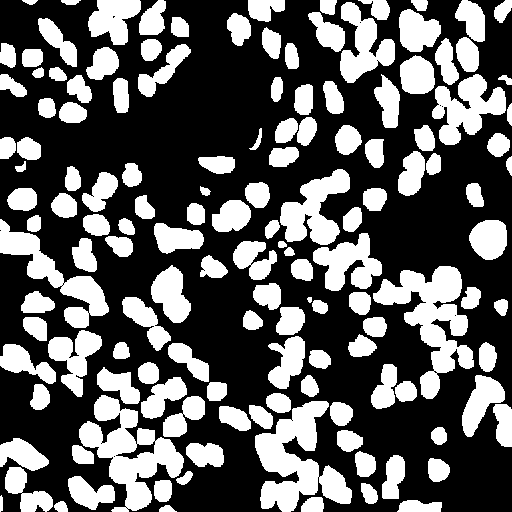
#> input picture Human_Testes_01.png, 512 x 512 px
$ python -i watershed_utils.py   (imports and definitions only)
#> lines starting #> are read from the running program, lines starting #| are printed output that depends on the picture; after the words box and inside, x2 and y2 are one past the last pixel; in counts of white or black regions, pixels touching at a corner belong together
#> further down, picture is the input picture: shape (512, 512, 3); 36.7% white; 141 white regions, largest, box (x1, y1, x2, y2) and area: (373, 266, 474, 399) 5298, (255, 401, 352, 512) 5241, (79, 395, 184, 512) 5018
import cv2 as cv
import matplotlib.pyplot as plt
import numpy as np
import albumentations as A
import os

def Resize():
    return A.Compose([
        A.Resize(3000, 3000),
    ], is_check_shapes=False)

def process(img, ):
    if not isinstance(img, np.ndarray):
        raise TypeError("Image must be a numpy array type...")

    resize = Resize() # Resizing the image may help with accuracy
    resized_img = resize(image=img)
    new_image = resized_img['image']
    new_image = np.array(new_image)
    print(f"Image datatype: {new_image.dtype}")
    return new_image


def watershed(image: np.array, lower_thresh: float = 0.7, visualize: bool = None):
#> called with lower_thresh = 0.7
    gray_image = cv.cvtColor(image, cv.COLOR_BGR2GRAY)

    ret, thresh = cv.threshold(gray_image,0,255,cv.THRESH_BINARY_INV+cv.THRESH_OTSU)
#> ret = 0

    kernel = np.ones((3,3),np.uint8)
    opening = cv.morphologyEx(thresh,cv.MORPH_OPEN,kernel, iterations = 2)
#> opening: shape (512, 512); 62% white; 58 black regions, largest, box (x1, y1, x2, y2) and area: (265, 169, 481, 409) 14781, (68, 297, 227, 512) 13728, (219, 283, 376, 512) 11744

    sure_bg = cv.dilate(opening,kernel,iterations=3)
#> sure_bg: shape (512, 512); 80% white; 105 black regions (9 under 20 px), largest, box (x1, y1, x2, y2) and area: (283, 173, 478, 370) 6529, (222, 396, 350, 512) 4589, (75, 399, 202, 512) 4228

    dist_transform = cv.distanceTransform(opening,cv.DIST_L2,5)
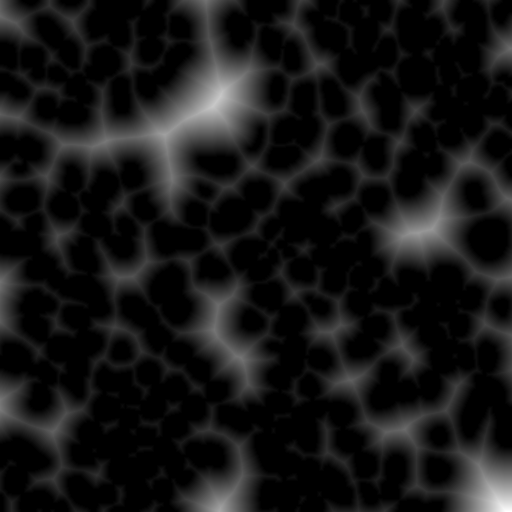
#> dist_transform: shape (512, 512) float32; min 0, max 65, mean 5.8; drawn with min black and max white
    ret, sure_fg = cv.threshold(dist_transform,lower_thresh*dist_transform.max(),255,0)
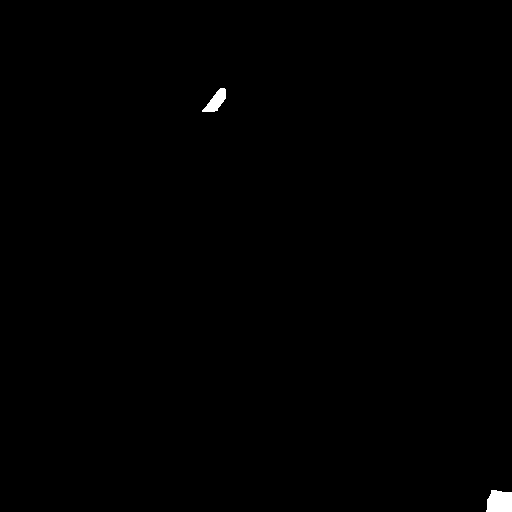
#> sure_fg: shape (512, 512) float32; 0.3% white; 2 white regions, box (x1, y1, x2, y2) and area: (486, 490, 512, 512) 500, (202, 88, 226, 112) 296
#> ret = 45.5
    # print(f'distThresh datatype: {distThresh.dtype}')

    sure_fg = np.uint8(sure_fg)
    unknown = cv.subtract(sure_bg,sure_fg)
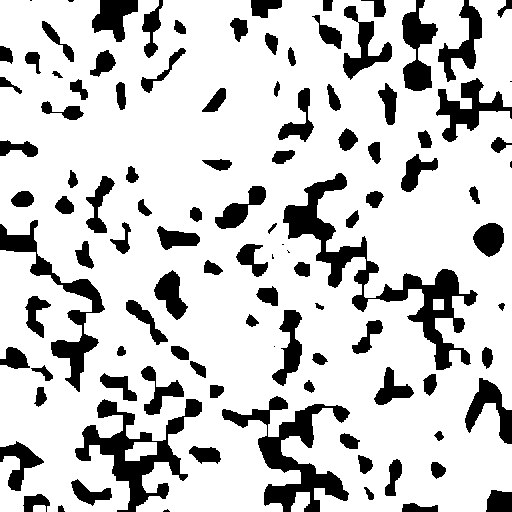
#> unknown: shape (512, 512); 79.7% white; 107 black regions (9 under 20 px), largest, box (x1, y1, x2, y2) and area: (283, 173, 478, 370) 6529, (222, 396, 350, 512) 4589, (75, 399, 202, 512) 4228

    # Marker labelling
    ret, markers = cv.connectedComponents(sure_fg)
#> markers: shape (512, 512) int32; 3 distinct labels, from 0 to 2
#> ret = 3

    # Add one to all labels so that sure background is not 0, but 1
    markers = markers+1
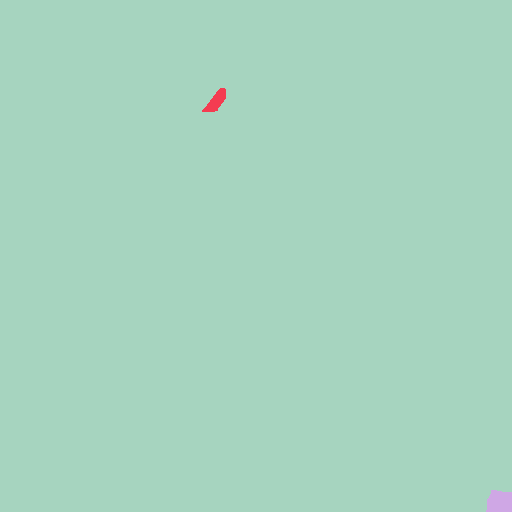
#> markers: shape (512, 512) int32; 3 distinct labels, from 1 to 3; one colour per label, 0 black

    # Now, mark the region of unknown with zero
    markers[unknown==255] = 0
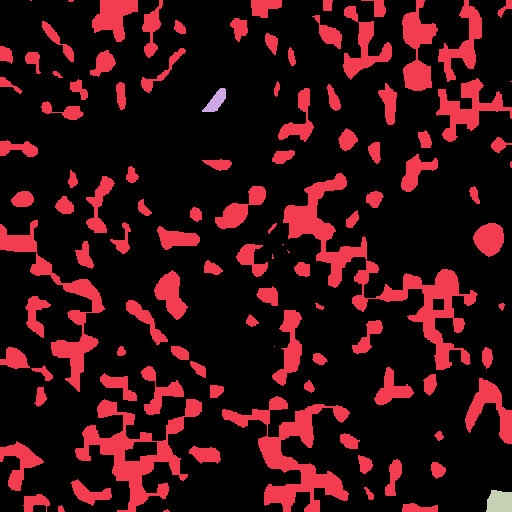
#> markers: shape (512, 512) int32; 4 distinct labels, from 0 to 3; one colour per label, 0 black

    # Apply watershed
    markers = cv.watershed(image, markers)
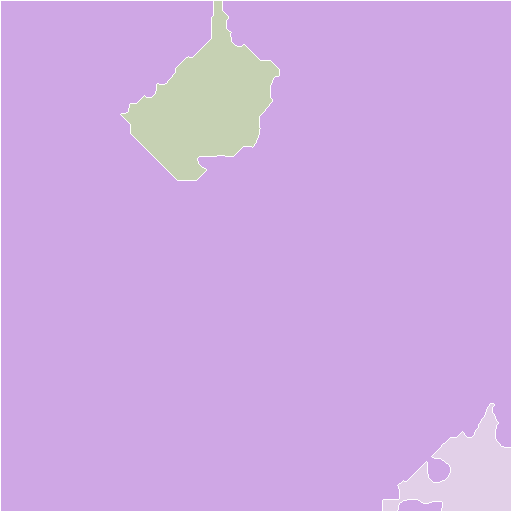
#> markers: shape (512, 512) int32; 4 distinct labels, from -1 to 3; one colour per label, 0 black, -1 white
    unique_segments = len(np.unique(markers)) - 1
#> unique_segments = 3
    image[markers == -1] = [255, 0, 0]  # Mark boundaries with red
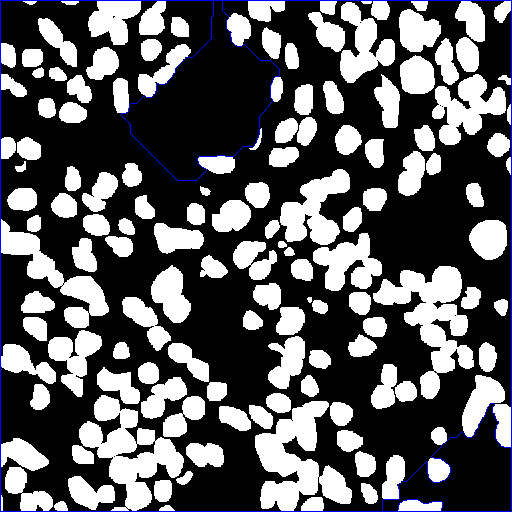
#> image: shape (512, 512, 3); 1.09% of pixels changed, all inside (x1, y1, x2, y2) = (0, 0, 512, 512)

    number_cells = unique_segments
#> number_cells = 3
    processed_image = image

    return number_cells, processed_image

def visualize(gt_output, pred_output, gt_cells, pred_cells, args, inst):
    gt_output = gt_output.squeeze().cpu().numpy().transpose(1, 2, 0)
    pred_output = pred_output.squeeze().cpu().numpy()

    fig, ax = plt.subplots(1, 2, figsize=(12, 7))
    ax[0].imshow(gt_output, cmap='gray')
    ax[0].set_title(f'Ground Truth Mask (Cell Count: {gt_cells})')
    ax[1].imshow(pred_output, cmap='gray')
    ax[1].set_title(f'Predicted Mask (Cell Count: {pred_cells})')
    plt.savefig(f'./runs/watershed/{args.checkpoint}/visualization_{inst}.png')

>>> import cv2
>>> picture = cv2.imread('../Human_Testes_01.png')
>>> result = watershed(picture)

$ run again, on Human_Testes_02.png
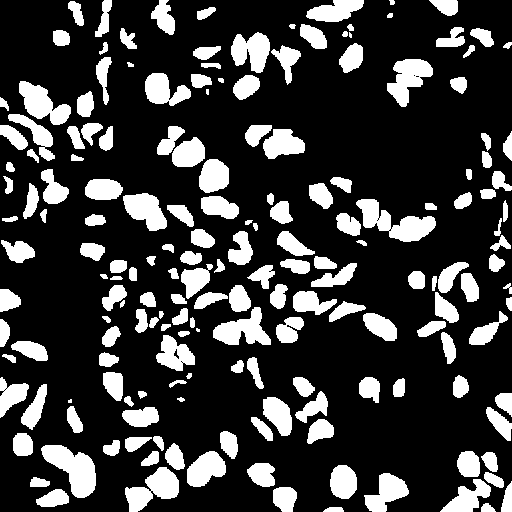
#> input picture Human_Testes_02.png, 512 x 512 px
#> picture is the input picture: shape (512, 512, 3); 23% white; 184 white regions (4 under 20 px), largest, box (x1, y1, x2, y2) and area: (41, 445, 96, 498) 1584, (356, 199, 436, 242) 1581, (125, 467, 179, 512) 1289
#> in watershed, `ret, thresh = cv.threshold(gray_image,0,255,cv.THRESH_BINARY_INV+cv.TH..`: ret = 0
#> opening: shape (512, 512); 76.1% white; 105 black regions (1 under 20 px), largest, box (x1, y1, x2, y2) and area: (156, 251, 271, 371) 4505, (277, 231, 397, 341) 3391, (125, 436, 226, 512) 3280
#> sure_bg: shape (512, 512); 90.4% white; 128 black regions (17 under 20 px), largest, box (x1, y1, x2, y2) and area: (128, 448, 181, 512) 990, (45, 448, 93, 495) 976, (446, 454, 500, 512) 900
#> in watershed, `ret, sure_fg = cv.threshold(dist_transform,lower_thresh*dist_transform..`: ret = 42.65
#> unknown: shape (512, 512); 89.7% white; 131 black regions (18 under 20 px), largest, box (x1, y1, x2, y2) and area: (336, 114, 439, 167) 1223, (128, 448, 181, 512) 990, (45, 448, 93, 495) 976
#> in watershed, `ret, markers = cv.connectedComponents(sure_fg)`: ret = 4
#> in watershed, `markers = cv.watershed(image, markers)`:
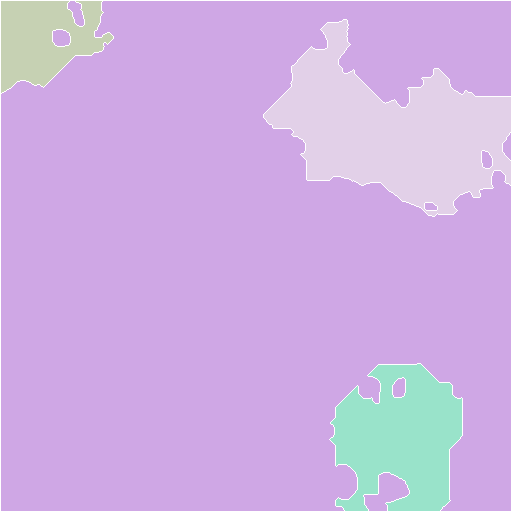
#> markers: shape (512, 512) int32; 5 distinct labels, from -1 to 4; one colour per label, 0 black, -1 white
#> in watershed, `image[markers == -1] = [255, 0, 0]`:
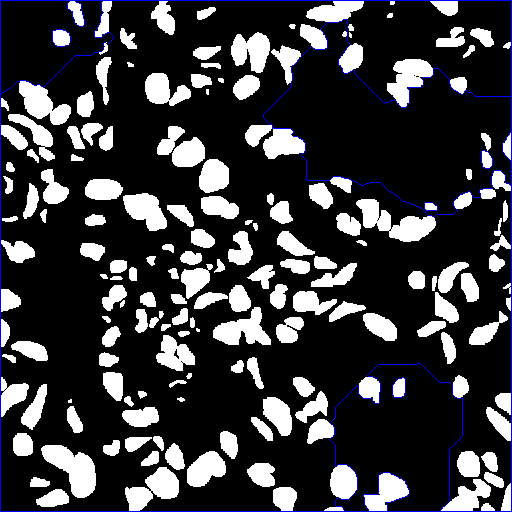
#> image: shape (512, 512, 3); 1.44% of pixels changed, all inside (x1, y1, x2, y2) = (0, 0, 512, 512)

$ run again, on Human_Testes_03.png
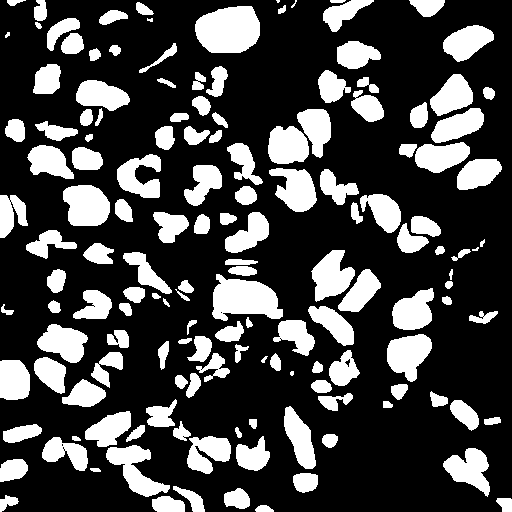
#> input picture Human_Testes_03.png, 512 x 512 px
#> picture is the input picture: shape (512, 512, 3); 26.9% white; 150 white regions (5 under 20 px), largest, box (x1, y1, x2, y2) and area: (195, 6, 260, 53) 2487, (212, 274, 283, 321) 2217, (63, 185, 110, 226) 1565
#> in watershed, `ret, thresh = cv.threshold(gray_image,0,255,cv.THRESH_BINARY_INV+cv.TH..`: ret = 0
#> opening: shape (512, 512); 72% white; 87 black regions (3 under 20 px), largest, box (x1, y1, x2, y2) and area: (399, 74, 502, 190) 5346, (212, 259, 315, 363) 4200, (268, 109, 331, 212) 3821
#> sure_bg: shape (512, 512); 85.9% white; 105 black regions (18 under 20 px), largest, box (x1, y1, x2, y2) and area: (403, 77, 481, 170) 2632, (198, 9, 257, 50) 1851, (216, 262, 280, 317) 1768
#> in watershed, `ret, sure_fg = cv.threshold(dist_transform,lower_thresh*dist_transform..`: ret = 51.2
#> in watershed, `ret, markers = cv.connectedComponents(sure_fg)`: ret = 2
#> in watershed, `markers = cv.watershed(image, markers)`:
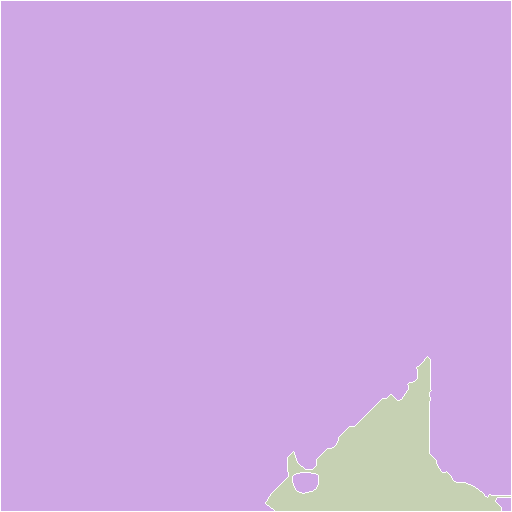
#> markers: shape (512, 512) int32; 3 distinct labels, from -1 to 2; one colour per label, 0 black, -1 white
#> in watershed, `image[markers == -1] = [255, 0, 0]`:
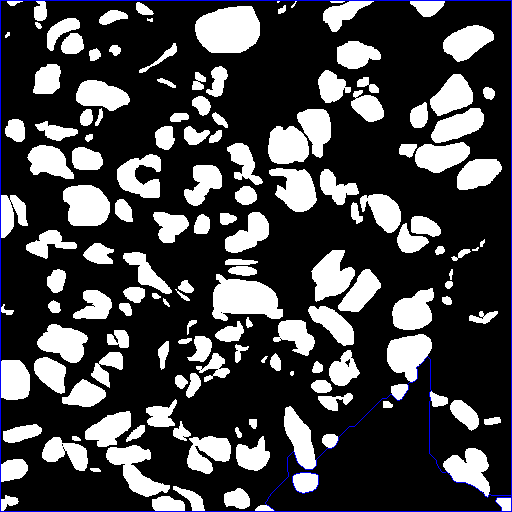
#> image: shape (512, 512, 3); 0.98% of pixels changed, all inside (x1, y1, x2, y2) = (0, 0, 512, 512)

$ run again, on Human_AdrenalGland_01.png
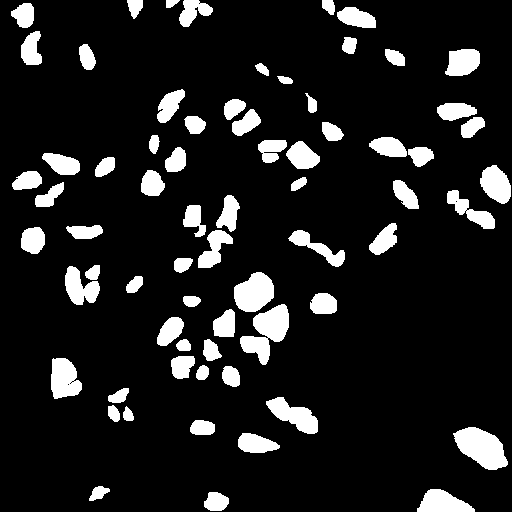
#> input picture Human_AdrenalGland_01.png, 512 x 512 px
#> picture is the input picture: shape (512, 512, 3); 11.8% white; 69 white regions, largest, box (x1, y1, x2, y2) and area: (240, 304, 289, 365) 1514, (453, 427, 508, 470) 1490, (234, 272, 274, 312) 1174
#> in watershed, `ret, thresh = cv.threshold(gray_image,0,255,cv.THRESH_BINARY_INV+cv.TH..`: ret = 0
#> opening: shape (512, 512); 88% white; 56 black regions, largest, box (x1, y1, x2, y2) and area: (234, 272, 289, 365) 2758, (183, 195, 240, 268) 1708, (453, 427, 508, 470) 1491
#> sure_bg: shape (512, 512); 94.8% white; 68 black regions (5 under 20 px), largest, box (x1, y1, x2, y2) and area: (237, 276, 286, 360) 1658, (458, 430, 504, 467) 945, (420, 492, 471, 512) 590
#> in watershed, `ret, sure_fg = cv.threshold(dist_transform,lower_thresh*dist_transform..`: ret = 73.18
#> unknown: shape (512, 512); 91.7% white; 71 black regions (5 under 20 px), largest, box (x1, y1, x2, y2) and area: (375, 295, 512, 399) 6817, (237, 276, 286, 360) 1658, (0, 448, 23, 512) 1058
#> in watershed, `ret, markers = cv.connectedComponents(sure_fg)`: ret = 4
#> in watershed, `image[markers == -1] = [255, 0, 0]`:
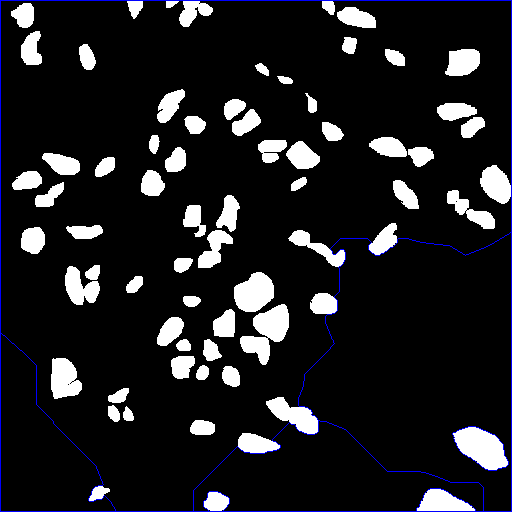
#> image: shape (512, 512, 3); 1.25% of pixels changed, all inside (x1, y1, x2, y2) = (0, 0, 512, 512)
